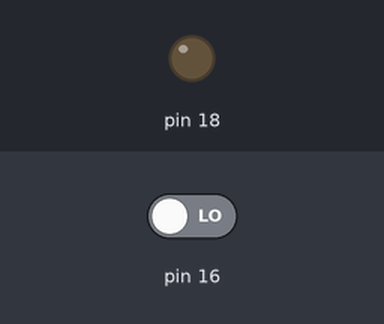
A program run on a simulated Raspberry Pi (header pin numbers). Parts: output pins drawn as LEDs (lit = HIGH). The inputs (shaded band) are chosen by the test bench; at power-on: pin 16 LOW. What the program prints to the terminal is not drawn.

Above: at 3.2 s.
3.3 s: pin 16 driven HIGH
At 5.1 s:
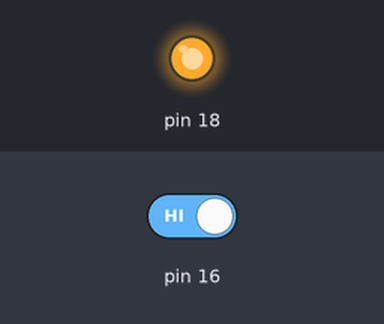
Timing chart, 0 to 13.3 s (numbered marks = the images above; inputs shaded):
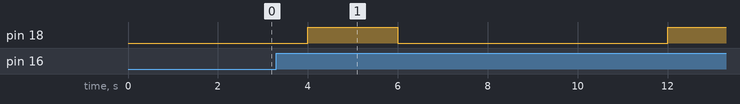

The program:

PIRSensor.py
```python
import RPi.GPIO as GPIO
import time

GPIO.setmode(GPIO.BOARD)

GPIO.setup(16, GPIO.IN) #PIR
GPIO.setup(18, GPIO.OUT) #LED

try:
    time.sleep(2)

    while True:
        if GPIO.input(16):
            GPIO.output(18, True)
            time.sleep(2)
            GPIO.output(18, False)
            print("Motion detected")
            time.sleep(5) #avoiding multiple detections
        time.sleep(1) #loop delay for detection
except:
    GPIO.cleanup()
```

Measured:
- after the input at 3.3 s, pin 18: LOW → HIGH after 0.70 s, → LOW 2.0 s later, → HIGH 6.0 s later
